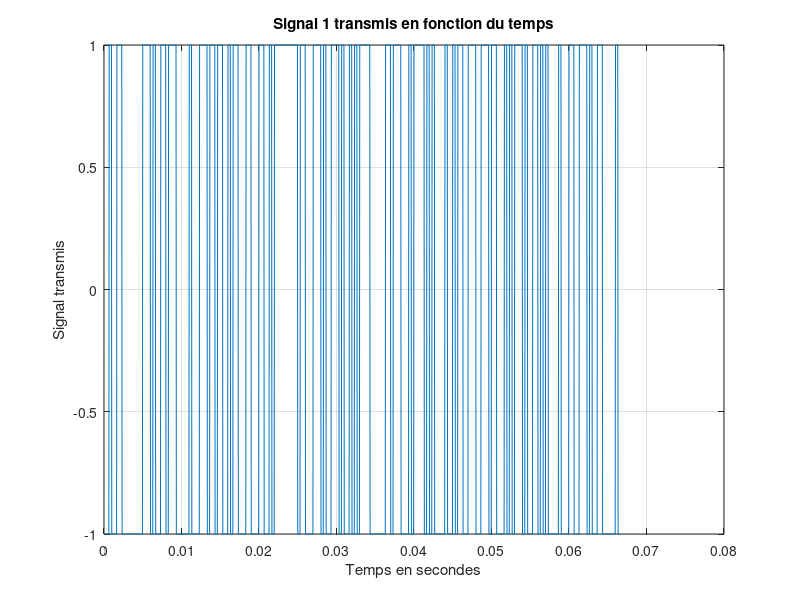
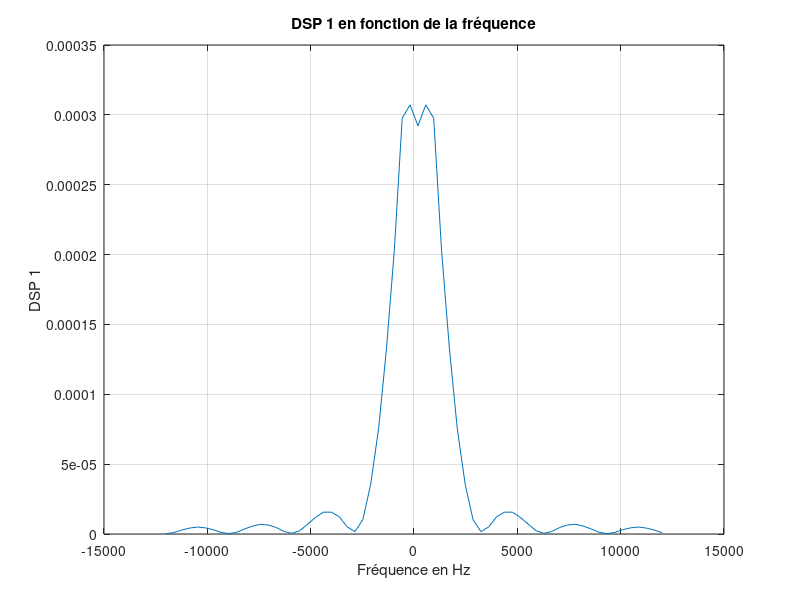
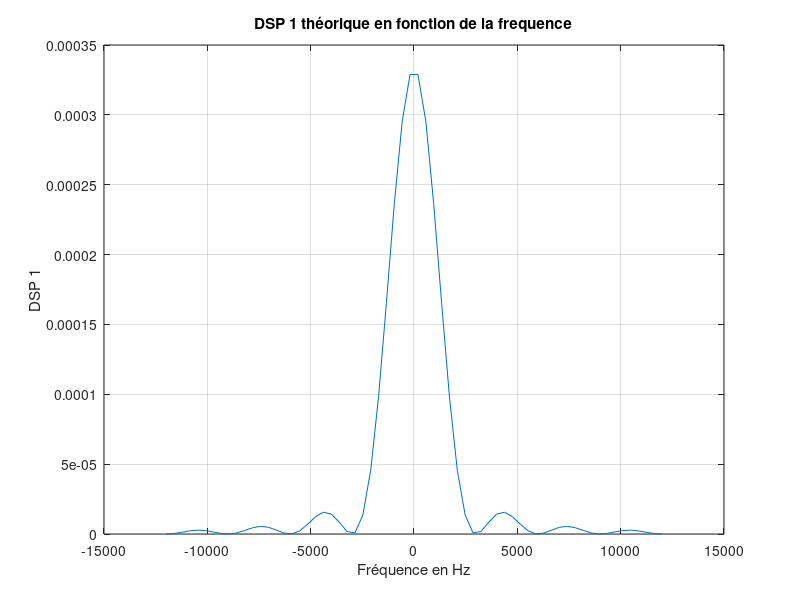
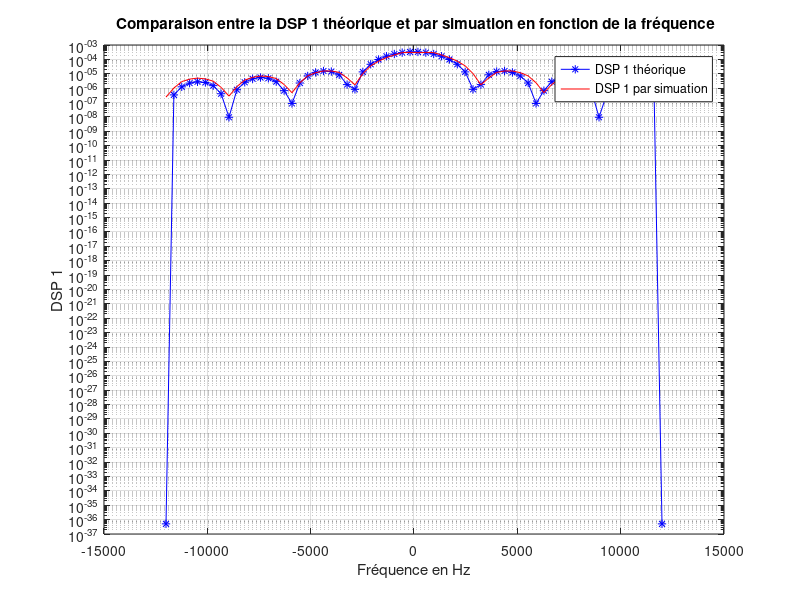

Source code (MATLAB) for these figures, in order: (Note: this script raises an error after producing the figures.)
                                                  %% Etude de transmissions en bande de base %%



clear;
close all;
clc;

% Declaration des constantes utilisées
nb_bits = 200;
Fe = 24000;
Rb = 3000;
Tb = 1/Rb;
Te = 1/Fe;
ord_m1 = 2;
ord_m2 = 4;
                                                                     %% Séquence 1 %%
                                                            %% Etude de modulateurs bande de base %%





%% 
%%%%%%%%%%%%%%%%%%%%%%%%%%%%%%%%%%%%%%%%%%%%%%%%%%%%%%%%%%%%%%%%%%%%%%%%%%%%%%%%%%%%%%%%%%%%%%%%%%%%%%%%%%%%%%%%%%%%%%%%%%
                                                       %  Modulateur 1 %
%%%%%%%%%%%%%%%%%%%%%%%%%%%%%%%%%%%%%%%%%%%%%%%%%%%%%%%%%%%%%%%%%%%%%%%%%%%%%%%%%%%%%%%%%%%%%%%%%%%%%%%%%%%%%%%%%%%%%%%%%%


%%%%%%%%%%%%%%%%%% Implantation du modulateur %%%%%%%%%%%%%%%%%%%%%%

    %Debit Symbole
Rs_1 = Rb/log2(ord_m1);
Ts_1 = 1/Rs_1;
Ns_1 = Ts_1/Te;

    %Generation des bits
bits_1 = randi([0,1],1,nb_bits);
  
    %Mapping
Symboles_1 = 2*bits_1-1;

    %Surechantillonnage
Suite_diracs_1 = kron(Symboles_1, [1 zeros(1,Ns_1-1)]);

    %Filtrage de mise en forme
h = ones(1,Ns_1);
 
    %Filtrage de mise en forme
x_1 = filter(h,1,Suite_diracs_1);  

    %DSP
DSP_1 = pwelch(x_1,[],[],[],Fe,'twosided');

   %Tracé du signal transmis et de sa DSP
figure(1);
plot((0:Te:length(x_1)*Te-Te),x_1); grid on;
xlabel("Temps en secondes");
ylabel("Signal transmis");
title("Signal 1 transmis en fonction du temps");

figure(2);
plot(linspace(-Fe/2,Fe/2,length(DSP_1)),fftshift(DSP_1)); grid on ;
xlabel("Fréquence en Hz");
ylabel("DSP 1");
title("DSP 1 en fonction de la fréquence");


%%%%%%%%%%%%%%%%%%%%%%%%%%% Calcul théorique de la DSP %%%%%%%%%%%%%%%%%%%%%%%%%%%%%%%%

S_x_1 = Ts_1*sinc((linspace(-Fe/2,Fe/2,length(DSP_1)))*Ts_1).^2;
figure (3);
plot(linspace(-Fe/2,Fe/2,length(DSP_1)), S_x_1); grid on;
xlabel("Fréquence en Hz");
ylabel("DSP 1");
title("DSP 1 théorique en fonction de la frequence");


%%%%%%%%%%%%%%%%%%%%%%%%%%%%%%%%%% Comparaison entre la DSP théorique et par simuation du modulateur 1 %%%%%%%%%%%%%%%%%%%%%%%%%%%%%%%%%%%

figure (4);
semilogy(linspace(-Fe/2,Fe/2,length(DSP_1)), S_x_1,'b-*'); grid on;
hold on;
semilogy(linspace(-Fe/2,Fe/2,length(DSP_1)),fftshift(DSP_1),'r'); grid on;
xlabel("Fréquence en Hz");
ylabel("DSP 1");
title(" Comparaison entre la DSP 1 théorique et par simuation en fonction de la fréquence");
legend('DSP 1 théorique','DSP 1 par simuation')








%% 
%%%%%%%%%%%%%%%%%%%%%%%%%%%%%%%%%%%%%%%%%%%%%%%%%%%%%%%%%%%%%%%%%%%%%%%%%%%%%%%%%%%%%%%%%%%%%%%%%%%%%%%%%%%%%%%%%%%%%%%%%%
                                                       %  Modulateur 2 %
%%%%%%%%%%%%%%%%%%%%%%%%%%%%%%%%%%%%%%%%%%%%%%%%%%%%%%%%%%%%%%%%%%%%%%%%%%%%%%%%%%%%%%%%%%%%%%%%%%%%%%%%%%%%%%%%%%%%%%%%%%

%%%%%%%%%%%%%%%%%% Implantation du modulateur %%%%%%%%%%%%%%%%%%%%%%

    %Debit Symbole
Rs_2 = Rb/log2(ord_m2);
Ts_2 = 1/Rs_2;
Ns_2 = Ts_2/Te;

    %Generation des bits
bits_2 = randi([0,1],1,nb_bits);
  
    %Mapping
Symboles_2 = 2*(bi2de(reshape(bits_2,2,length(bits_2)/2)).')-3;

    %Surechantillonnage
Suite_diracs_2 = kron(Symboles_2, [1 zeros(1,Ns_2-1)]);

    %Filtrage de mise en forme
h = ones(1,Ns_2);
 
    %Filtrage de mise en forme
x_2 = filter(h,1,Suite_diracs_2);  

    %DSP
DSP_2 = pwelch(x_2,[],[],[],Fe,'twosided');

    %Tracé du signal transmis et de sa DSP
figure(5);
plot((0:Te:length(x_2)*Te-Te),x_2); grid on;
xlabel("Temps en secondes");
ylabel("Signal transmis");
title("Signal 2 transmis en fonction du temps");

figure(6);
plot(linspace(-Fe/2,Fe/2,length(DSP_2)),fftshift(DSP_2)); grid on;
xlabel("Fréquence en Hz");
ylabel("DSP 2");
title("DSP 2 en fonction de la fréquence");

%%%%%%%%%%%%%%%%%%%%%%%%%%%%%%%%%%%%%%%%%%%%%%%%%%%%%
%%%%% PArtie a revoir recaluculer SX a partir d SX1

%%%%%%%%%%%%%%%%%%%%%%%%%%%%%  Calcul théorique de la DSP   %%%%%%%%%%%%%%%%%%%%%%%%%%%%%%%%%%%%%%%%%%%

% S_x_2 = Ts_2*sinc((linspace(-Fe/2,Fe/2,length(DSP_2)))*Ts_2).^2;
% figure (7);
% plot(linspace(-Fe/2,Fe/2,length(DSP_1)), S_x); grid on;
% xlabel("Fréquence en Hz");
% ylabel("DSP_1");
% title("DSP_1 theorique en fonction de la frequence");
% 
% 
%%%%%%%%%%%%%%%%%%%%%%%%%%%%%%%%% Comparaison entre la DSP théorique et par simuation du modulateur 2 %%%%%%%%%%%%%%%%%%%%%%%%%%%%%%%%%%%%%%%%%%%%%%%% 
% 
% figure (8);
% semilogy(linspace(-Fe/2,Fe/2,0−length(DSP_2)), S_x_2,'b-*'); grid on;
% hold on;
% semilogy(linspace(-Fe/2,Fe/2,length(DSP_2)),fftshift(DSP_2),'r'); grid on;
% xlabel("Fréquence en Hz");
% ylabel("DSP 2");
% title(" Comparaison entre la DSP 2 théorique et par simuation en fonction de la fréquence");
% legend('DSP 2 théorique','DSP 2 par simuation')










%% 
%%%%%%%%%%%%%%%%%%%%%%%%%%%%%%%%%%%%%%%%%%%%%%%%%%%%%%%%%%%%%%%%%%%%%%%%%%%%%%%%%%%%%%%%%%%%%%%%%%%%%%%%%%%%%%%%%%%%%%%%%%
                                                     % Modulateur3 %
%%%%%%%%%%%%%%%%%%%%%%%%%%%%%%%%%%%%%%%%%%%%%%%%%%%%%%%%%%%%%%%%%%%%%%%%%%%%%%%%%%%%%%%%%%%%%%%%%%%%%%%%%%%%%%%%%%%%%%%%%%

%%%%%%%%%%%%%%%%%% Implantation du modulateur %%%%%%%%%%%%%%%%%%%%%%

% Debit Symbole
 Rs_3 = Rb/log2(ord_m1);
 Ts_3 = 1/Rs_3;
 Ns_3 = Ts_3/Te;
 alpha = 0.6;
 L = (nb_bits-1)/Ns_3;  

% Generation des bits
 bits_3 = randi([0,1],1,nb_bits);
     
% Mapping
 Symboles_3 = 2*bits_3-1;
 
% Surechantillonnage
 Suite_diracs_3 = kron(Symboles_3, [1 zeros(1,Ns_3-1)]);

% Filtrage de mise en forme
 h = rcosdesign(alpha,L,Ns_3);
 
% Filtrage de mise en forme
 x_3 = filter(h,1,Suite_diracs_3);  
 
% DSP
 DSP_3 = pwelch(x_3);

%%%%%%%%%%%%%%%%%%%%%%%%%%%%%%%%%%%%%%%%%%%%%%%%%%%%%%%%%%%%%%%%%%%%%%%%
%Tracé du signal transmis et de sa DSP
figure(9);
plot((0:Te:length(x_1)*Te-Te),x_3); grid on;
xlabel("Temps en secondes");
ylabel("Signal transmis");
title("Signal 3 transmis en fonction du temps");

figure(10);
plot(linspace(-Fe/2,Fe/2,length(DSP_3)),fftshift(DSP_3)); grid on;
xlabel("Fréquence en Hz");
ylabel("DSP 3");
title("DSP 3 en fonction de la fréquence");


%%%%%%%%%%%%%%%%%%%%%%%%%% Calcul théorique de la DSP 3 %%%%%%%%%%%%%%%%%%%%%%%%%%%%%%%%%

S_x_3 = Ts_1*sinc((linspace(-Fe/2,Fe/2,length(DSP_3)))*Ts_3).^2;
figure (11);
plot(linspace(-Fe/2,Fe/2,length(DSP_1)), S_x_3); grid on;
xlabel("Fréquence en Hz");
ylabel("DSP 3");
title("DSP 3 theorique en fonction de la frequence");


%%%%%%%%%%%%%%%%%%%%%%%%%%%%%%% Comparaison entre la DSP théorique et par simuation du modulateur 3 %%%%%%%%%%%%%%%%%%%%%%%%%%%%%%%%%%%%%%%%%%%%%%%%%

figure (12);
semilogy(linspace(-Fe/2,Fe/2,length(DSP_3)), S_x,'b-*'); grid on;
hold on;
semilogy(linspace(-Fe/2,Fe/2,length(DSP_3)),fftshift(DSP_3),'r'); grid on;
xlabel("Fréquence en Hz");
ylabel("DSP 3");
title(" Comparaison entre la DSP 3 théorique et par simuation en fonction de la fréquence");
legend('DSP 3 théorique','DSP 3 par simuation')